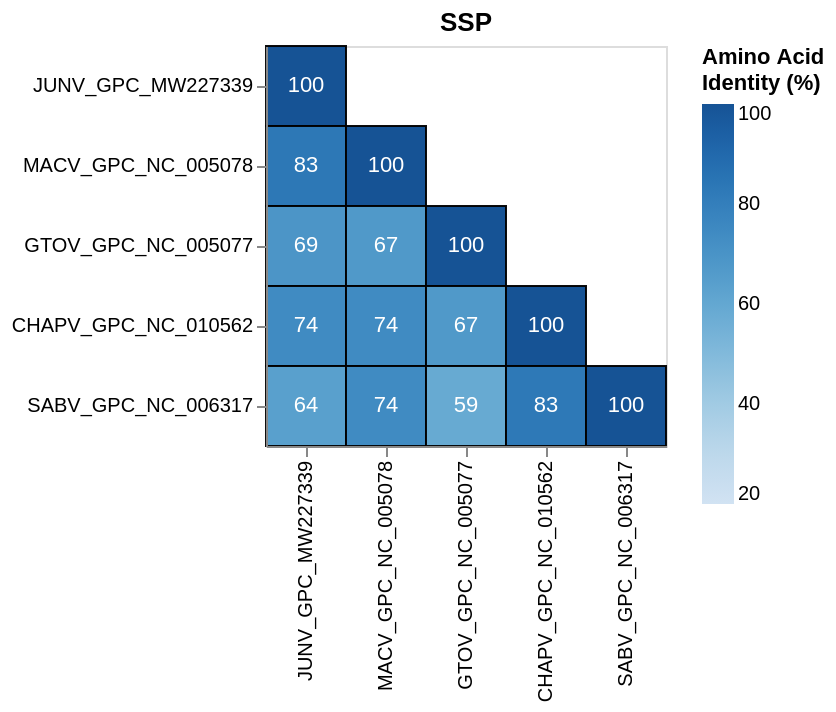

Notebook code for this chart:
### Code cell
plot_identity_heatmap(
    SSP_df, 
    title='SSP', 
    width=200, 
    height=200,
    order = order,
)

### Figure 1 — Vega-Lite specification as saved in the notebook (floating-point values rounded to 4 significant figures)
{"config": {"view": {"continuousWidth": 300, "continuousHeight": 300}}, "layer": [{"data": {"name": "data-2988484f8fdaf8def8c1847aab134ec9"}, "mark": {"type": "rect", "opacity": 0.95, "stroke": "black", "strokeWidth": 1}, "encoding": {"color": {"field": "percent_identity", "scale": {"domain": [20, 100], "scheme": "blues"}, "title": ["Amino Acid", "Identity (%)"], "type": "quantitative"}, "x": {"axis": {"labelAngle": -90}, "field": "x", "sort": ["JUNV_GPC_MW227339", "MACV_GPC_NC_005078", "GTOV_GPC_NC_005077", "CHAPV_GPC_NC_010562", "SABV_GPC_NC_006317"], "title": null, "type": "nominal"}, "y": {"field": "y", "sort": ["JUNV_GPC_MW227339", "MACV_GPC_NC_005078", "GTOV_GPC_NC_005077", "CHAPV_GPC_NC_010562", "SABV_GPC_NC_006317"], "title": null, "type": "nominal"}}, "title": {"text": "SSP", "anchor": "middle"}}, {"data": {"name": "data-4f53cda18c2baa0c0354bb5f9a3ecbe5"}, "mark": {"type": "rect", "opacity": 0.95, "stroke": "red", "strokeWidth": 3}, "encoding": {"color": {"field": "percent_identity", "scale": {"scheme": "blues"}, "title": ["Amino Acid", "Identity (%)"], "type": "quantitative"}, "x": {"axis": {"labelAngle": -90}, "field": "x", "sort": ["JUNV_GPC_MW227339", "MACV_GPC_NC_005078", "GTOV_GPC_NC_005077", "CHAPV_GPC_NC_010562", "SABV_GPC_NC_006317"], "title": null, "type": "nominal"}, "y": {"field": "y", "sort": ["JUNV_GPC_MW227339", "MACV_GPC_NC_005078", "GTOV_GPC_NC_005077", "CHAPV_GPC_NC_010562", "SABV_GPC_NC_006317"], "title": null, "type": "nominal"}}}, {"data": {"name": "data-2988484f8fdaf8def8c1847aab134ec9"}, "mark": {"type": "text", "baseline": "middle"}, "encoding": {"color": {"condition": {"test": "(datum.percent_identity > 55)", "value": "white"}, "value": "black"}, "text": {"field": "percent_identity", "format": ".0f", "type": "quantitative"}, "x": {"field": "x", "sort": ["JUNV_GPC_MW227339", "MACV_GPC_NC_005078", "GTOV_GPC_NC_005077", "CHAPV_GPC_NC_010562", "SABV_GPC_NC_006317"], "type": "nominal"}, "y": {"field": "y", "sort": ["JUNV_GPC_MW227339", "MACV_GPC_NC_005078", "GTOV_GPC_NC_005077", "CHAPV_GPC_NC_010562", "SABV_GPC_NC_006317"], "type": "nominal"}}}], "height": 200, "width": 200, "$schema": "https://vega.github.io/schema/vega-lite/v6.4.1.json", "datasets": {"data-2988484f8fdaf8def8c1847aab134ec9": [{"x": "JUNV_GPC_MW227339", "y": "JUNV_GPC_MW227339", "matches": null, "alignable_residues": null, "percent_identity": 100.0, "highlighted": false}, {"x": "JUNV_GPC_MW227339", "y": "MACV_GPC_NC_005078", "matches": 49.0, "alignable_residues": 59.0, "percent_identity": 83.05, "highlighted": false}, {"x": "JUNV_GPC_MW227339", "y": "GTOV_GPC_NC_005077", "matches": 40.0, "alignable_residues": 58.0, "percent_identity": 68.97, "highlighted": false}, {"x": "JUNV_GPC_MW227339", "y": "CHAPV_GPC_NC_010562", "matches": 43.0, "alignable_residues": 58.0, "percent_identity": 74.14, "highlighted": false}, {"x": "JUNV_GPC_MW227339", "y": "SABV_GPC_NC_006317", "matches": 37.0, "alignable_residues": 58.0, "percent_identity": 63.79, "highlighted": false}, {"x": "MACV_GPC_NC_005078", "y": "MACV_GPC_NC_005078", "matches": null, "alignable_residues": null, "percent_identity": 100.0, "highlighted": false}, {"x": "MACV_GPC_NC_005078", "y": "GTOV_GPC_NC_005077", "matches": 39.0, "alignable_residues": 58.0, "percent_identity": 67.24, "highlighted": false}, {"x": "MACV_GPC_NC_005078", "y": "CHAPV_GPC_NC_010562", "matches": 43.0, "alignable_residues": 58.0, "percent_identity": 74.14, "highlighted": false}, {"x": "MACV_GPC_NC_005078", "y": "SABV_GPC_NC_006317", "matches": 43.0, "alignable_residues": 58.0, "percent_identity": 74.14, "highlighted": false}, {"x": "GTOV_GPC_NC_005077", "y": "GTOV_GPC_NC_005077", "matches": null, "alignable_residues": null, "percent_identity": 100.0, "highlighted": false}, {"x": "GTOV_GPC_NC_005077", "y": "CHAPV_GPC_NC_010562", "matches": 39.0, "alignable_residues": 58.0, "percent_identity": 67.24, "highlighted": false}, {"x": "GTOV_GPC_NC_005077", "y": "SABV_GPC_NC_006317", "matches": 34.0, "alignable_residues": 58.0, "percent_identity": 58.62, "highlighted": false}, {"x": "CHAPV_GPC_NC_010562", "y": "CHAPV_GPC_NC_010562", "matches": null, "alignable_residues": null, "percent_identity": 100.0, "highlighted": false}, {"x": "CHAPV_GPC_NC_010562", "y": "SABV_GPC_NC_006317", "matches": 48.0, "alignable_residues": 58.0, "percent_identity": 82.76, "highlighted": false}, {"x": "SABV_GPC_NC_006317", "y": "SABV_GPC_NC_006317", "matches": null, "alignable_residues": null, "percent_identity": 100.0, "highlighted": false}], "data-4f53cda18c2baa0c0354bb5f9a3ecbe5": []}}
